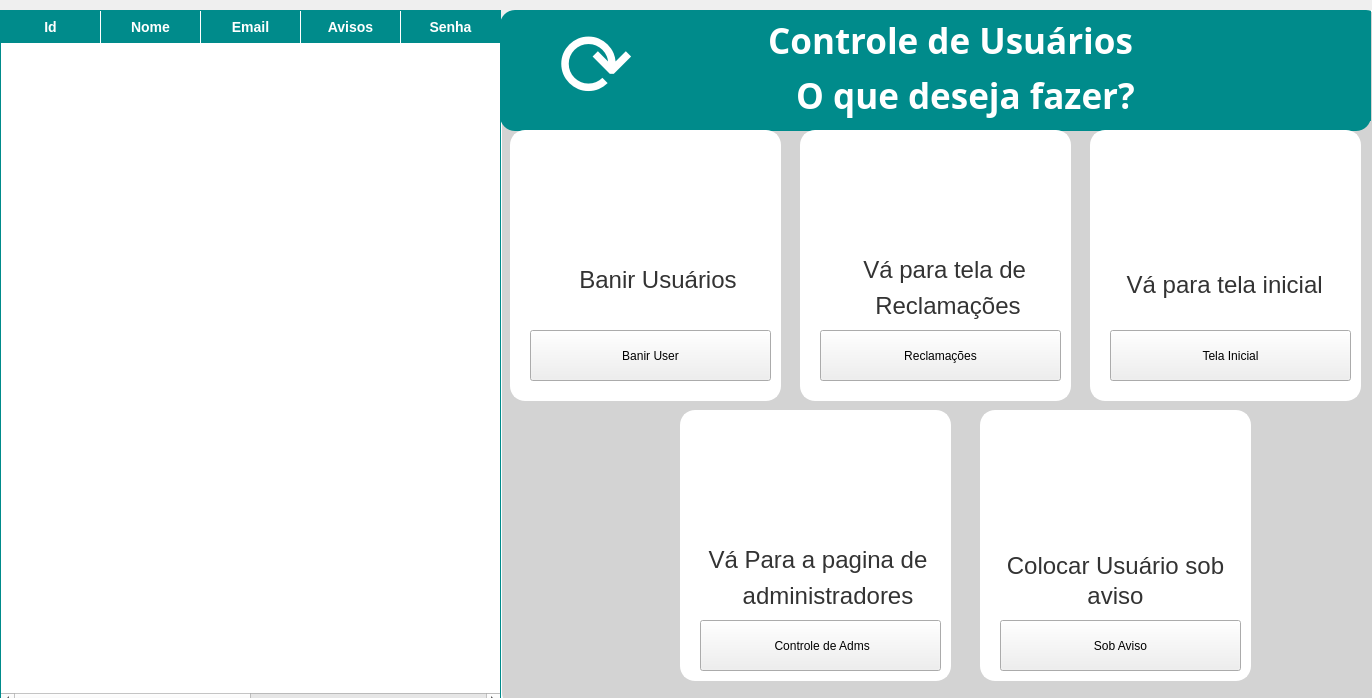
<?xml version="1.0" encoding="UTF-8"?>
<ui version="4.0">
 <class>Dialog</class>
 <widget class="QDialog" name="Dialog">
  <property name="geometry">
   <rect>
    <x>0</x>
    <y>0</y>
    <width>1372</width>
    <height>698</height>
   </rect>
  </property>
  <property name="windowTitle">
   <string>Dialog</string>
  </property>
  <widget class="QFrame" name="frame_2">
   <property name="geometry">
    <rect>
     <x>500</x>
     <y>10</y>
     <width>1366</width>
     <height>698</height>
    </rect>
   </property>
   <property name="styleSheet">
    <string notr="true">QFrame {
    background-color: #d3d3d3; /* Cinza claro */
    border: 2px solid white; /* Borda branca */
    border-radius: 15px; /* Borda arredondada */
}
</string>
   </property>
   <property name="frameShape">
    <enum>QFrame::StyledPanel</enum>
   </property>
   <property name="frameShadow">
    <enum>QFrame::Raised</enum>
   </property>
   <widget class="QFrame" name="frame_3">
    <property name="geometry">
     <rect>
      <x>0</x>
      <y>0</y>
      <width>871</width>
      <height>121</height>
     </rect>
    </property>
    <property name="styleSheet">
     <string notr="true">QFrame {
    background-color: #008b8b; /* Cerceta escura */
    border: none;
    border-radius: 15px;
}
</string>
    </property>
    <property name="frameShape">
     <enum>QFrame::StyledPanel</enum>
    </property>
    <property name="frameShadow">
     <enum>QFrame::Raised</enum>
    </property>
    <widget class="QLabel" name="label">
     <property name="geometry">
      <rect>
       <x>20</x>
       <y>0</y>
       <width>861</width>
       <height>61</height>
      </rect>
     </property>
     <property name="font">
      <font>
       <family>BusinessGrowth</family>
       <pointsize>-1</pointsize>
       <weight>75</weight>
       <bold>true</bold>
      </font>
     </property>
     <property name="styleSheet">
      <string notr="true">QLabel {
    font-size: 35px; /* Tamanho maior para maior presença */
    font-family: BusinessGrowth; /* Fonte forte e comercial */
    font-weight: bold; /* Negrito */
    color: white; /* Cor do texto */
}
</string>
     </property>
     <property name="text">
      <string>Controle de Usuários</string>
     </property>
     <property name="alignment">
      <set>Qt::AlignCenter</set>
     </property>
    </widget>
    <widget class="QLabel" name="label_2">
     <property name="geometry">
      <rect>
       <x>30</x>
       <y>60</y>
       <width>871</width>
       <height>51</height>
      </rect>
     </property>
     <property name="font">
      <font>
       <family>Tahoma,sans-serif</family>
       <pointsize>-1</pointsize>
       <weight>50</weight>
       <bold>false</bold>
      </font>
     </property>
     <property name="styleSheet">
      <string notr="true">QLabel {
    font-size: 26px; 
    font-family: 'Tahoma', sans-serif; 
    font-weight: normal; 
    color: white;
}

</string>
     </property>
     <property name="text">
      <string>&lt;html&gt;&lt;head/&gt;&lt;body&gt;&lt;p align=&quot;center&quot;&gt;&lt;span style=&quot; font-size:26pt; font-weight:600;&quot;&gt;O que deseja fazer?&lt;/span&gt;&lt;/p&gt;&lt;/body&gt;&lt;/html&gt;</string>
     </property>
    </widget>
    <widget class="QPushButton" name="btn_atualizar">
     <property name="geometry">
      <rect>
       <x>50</x>
       <y>10</y>
       <width>91</width>
       <height>91</height>
      </rect>
     </property>
     <property name="cursor">
      <cursorShape>PointingHandCursor</cursorShape>
     </property>
     <property name="styleSheet">
      <string notr="true">QPushButton {
    background-color: transparent;
    color: #FFFFFF; /* Define o texto em branco */
    border-radius: 8px;
    font-family: 'Baloo Tammudu 2';
    font-size: 90px;
}

QPushButton:pressed {
    background-color: #008b8b;
    color: #FFFFFF; /* Define o texto em branco mesmo ao pressionar */
}

</string>
     </property>
     <property name="text">
      <string>⟳</string>
     </property>
    </widget>
   </widget>
   <widget class="QFrame" name="frame_4">
    <property name="geometry">
     <rect>
      <x>10</x>
      <y>120</y>
      <width>271</width>
      <height>271</height>
     </rect>
    </property>
    <property name="styleSheet">
     <string notr="true">QFrame {
    background-color: #ffffff; /* Fundo branco */
    border: 2px solid white; /* Borda branca */
    border-radius: 15px; /* Borda arredondada */
}
</string>
    </property>
    <property name="frameShape">
     <enum>QFrame::StyledPanel</enum>
    </property>
    <property name="frameShadow">
     <enum>QFrame::Raised</enum>
    </property>
    <widget class="QPushButton" name="Btn_BanirUser">
     <property name="geometry">
      <rect>
       <x>20</x>
       <y>200</y>
       <width>241</width>
       <height>51</height>
      </rect>
     </property>
     <property name="cursor">
      <cursorShape>PointingHandCursor</cursorShape>
     </property>
     <property name="styleSheet">
      <string notr="true">QPushButton {
    background-color: white;
    color: #008b8b;
    border: 2px solid #008b8b;
    border-radius: 8px;
    font-family: 'Baloo Tammudu 2';
    font-size: 16px;
}

QPushButton:hover {
    background-color: #0A3D62;
    color: white;
}

QPushButton:pressed {
    background-color: #05445E; 
clique */
}
</string>
     </property>
     <property name="text">
      <string>Banir User</string>
     </property>
    </widget>
    <widget class="QLabel" name="label_11">
     <property name="geometry">
      <rect>
       <x>0</x>
       <y>120</y>
       <width>291</width>
       <height>61</height>
      </rect>
     </property>
     <property name="styleSheet">
      <string notr="true">QLabel {
    font-size: 20px; 
    font-family: 'Georgia', serif; 
    color: #333333; 
}</string>
     </property>
     <property name="text">
      <string>&lt;html&gt;&lt;head/&gt;&lt;body&gt;&lt;p align=&quot;center&quot;&gt;&lt;span style=&quot; font-size:18pt;&quot;&gt;Banir Usuários&lt;/span&gt;&lt;/p&gt;&lt;/body&gt;&lt;/html&gt;</string>
     </property>
    </widget>
    <widget class="QLabel" name="lbl_usuario">
     <property name="geometry">
      <rect>
       <x>70</x>
       <y>10</y>
       <width>131</width>
       <height>111</height>
      </rect>
     </property>
     <property name="cursor">
      <cursorShape>ArrowCursor</cursorShape>
     </property>
     <property name="text">
      <string/>
     </property>
     <property name="pixmap">
      <pixmap>../Front2/icone/Icone (4).png</pixmap>
     </property>
     <property name="scaledContents">
      <bool>true</bool>
     </property>
    </widget>
   </widget>
   <widget class="QFrame" name="frame_6">
    <property name="geometry">
     <rect>
      <x>300</x>
      <y>120</y>
      <width>271</width>
      <height>271</height>
     </rect>
    </property>
    <property name="styleSheet">
     <string notr="true">QFrame {
    background-color: #ffffff; /* Fundo branco */
    border: 2px solid white; /* Borda branca */
    border-radius: 15px; /* Borda arredondada */
}
</string>
    </property>
    <property name="frameShape">
     <enum>QFrame::StyledPanel</enum>
    </property>
    <property name="frameShadow">
     <enum>QFrame::Raised</enum>
    </property>
    <widget class="QPushButton" name="Btn_irparaRec">
     <property name="geometry">
      <rect>
       <x>20</x>
       <y>200</y>
       <width>241</width>
       <height>51</height>
      </rect>
     </property>
     <property name="cursor">
      <cursorShape>PointingHandCursor</cursorShape>
     </property>
     <property name="styleSheet">
      <string notr="true">QPushButton {
    background-color: white;
    color: #008b8b;
    border: 2px solid #008b8b;
    border-radius: 8px;
    font-family: 'Baloo Tammudu 2';
    font-size: 16px;
}

QPushButton:hover {
    background-color: #0A3D62;
    color: white;
}

QPushButton:pressed {
    background-color: #05445E; 
clique */
}</string>
     </property>
     <property name="text">
      <string>Reclamações</string>
     </property>
    </widget>
    <widget class="QLabel" name="label_12">
     <property name="geometry">
      <rect>
       <x>0</x>
       <y>120</y>
       <width>291</width>
       <height>41</height>
      </rect>
     </property>
     <property name="styleSheet">
      <string notr="true">QLabel {
    font-size: 20px; 
    font-family: 'Georgia', serif; 
    color: #333333; 
}</string>
     </property>
     <property name="text">
      <string>&lt;html&gt;&lt;head/&gt;&lt;body&gt;&lt;p align=&quot;center&quot;&gt;&lt;span style=&quot; font-size:18pt;&quot;&gt;Vá para tela de &lt;/span&gt;&lt;/p&gt;&lt;/body&gt;&lt;/html&gt;</string>
     </property>
    </widget>
    <widget class="QLabel" name="label_13">
     <property name="geometry">
      <rect>
       <x>0</x>
       <y>160</y>
       <width>291</width>
       <height>31</height>
      </rect>
     </property>
     <property name="styleSheet">
      <string notr="true">QLabel {
    font-size: 20px; 
    font-family: 'Georgia', serif; 
    color: #333333; 
}</string>
     </property>
     <property name="text">
      <string>&lt;html&gt;&lt;head/&gt;&lt;body&gt;&lt;p align=&quot;center&quot;&gt;&lt;span style=&quot; font-size:18pt;&quot;&gt;Reclamações&lt;/span&gt;&lt;/p&gt;&lt;/body&gt;&lt;/html&gt;</string>
     </property>
    </widget>
    <widget class="QLabel" name="lbl_reclamacoes">
     <property name="geometry">
      <rect>
       <x>80</x>
       <y>10</y>
       <width>121</width>
       <height>111</height>
      </rect>
     </property>
     <property name="text">
      <string/>
     </property>
     <property name="pixmap">
      <pixmap>../Front2/icone/Icone (5).png</pixmap>
     </property>
     <property name="scaledContents">
      <bool>true</bool>
     </property>
    </widget>
   </widget>
   <widget class="QFrame" name="frame_8">
    <property name="geometry">
     <rect>
      <x>590</x>
      <y>120</y>
      <width>271</width>
      <height>271</height>
     </rect>
    </property>
    <property name="styleSheet">
     <string notr="true">QFrame {
    background-color: #ffffff; /* Fundo branco */
    border: 2px solid white; /* Borda branca */
    border-radius: 15px; /* Borda arredondada */
}
</string>
    </property>
    <property name="frameShape">
     <enum>QFrame::StyledPanel</enum>
    </property>
    <property name="frameShadow">
     <enum>QFrame::Raised</enum>
    </property>
    <widget class="QLabel" name="label_6">
     <property name="geometry">
      <rect>
       <x>60</x>
       <y>30</y>
       <width>71</width>
       <height>61</height>
      </rect>
     </property>
     <property name="text">
      <string/>
     </property>
     <property name="pixmap">
      <pixmap>../../../25694.png</pixmap>
     </property>
     <property name="scaledContents">
      <bool>true</bool>
     </property>
    </widget>
    <widget class="QPushButton" name="Btn_irparatelainicial2">
     <property name="geometry">
      <rect>
       <x>20</x>
       <y>200</y>
       <width>241</width>
       <height>51</height>
      </rect>
     </property>
     <property name="cursor">
      <cursorShape>PointingHandCursor</cursorShape>
     </property>
     <property name="styleSheet">
      <string notr="true">QPushButton {
    background-color: white;
    color: #008b8b;
    border: 2px solid #008b8b;
    border-radius: 8px;
    font-family: 'Baloo Tammudu 2';
    font-size: 16px;
}

QPushButton:hover {
    background-color: #0A3D62;
    color: white;
}

QPushButton:pressed {
    background-color: #05445E; 
clique */
}
</string>
     </property>
     <property name="text">
      <string>Tela Inicial</string>
     </property>
    </widget>
    <widget class="QLabel" name="label_8">
     <property name="geometry">
      <rect>
       <x>0</x>
       <y>130</y>
       <width>271</width>
       <height>51</height>
      </rect>
     </property>
     <property name="styleSheet">
      <string notr="true">QLabel {
    font-size: 20px; 
    font-family: 'Georgia', serif; 
    color: #333333; 
}
</string>
     </property>
     <property name="text">
      <string>&lt;html&gt;&lt;head/&gt;&lt;body&gt;&lt;p align=&quot;center&quot;&gt;&lt;span style=&quot; font-size:18pt;&quot;&gt;Vá para tela inicial &lt;/span&gt;&lt;/p&gt;&lt;/body&gt;&lt;/html&gt;</string>
     </property>
    </widget>
    <widget class="QLabel" name="lbl_telainicial">
     <property name="geometry">
      <rect>
       <x>70</x>
       <y>10</y>
       <width>141</width>
       <height>131</height>
      </rect>
     </property>
     <property name="text">
      <string/>
     </property>
     <property name="pixmap">
      <pixmap>../Front2/icone/Icone (3).png</pixmap>
     </property>
     <property name="scaledContents">
      <bool>true</bool>
     </property>
    </widget>
   </widget>
   <widget class="QFrame" name="frame_9">
    <property name="geometry">
     <rect>
      <x>180</x>
      <y>400</y>
      <width>271</width>
      <height>271</height>
     </rect>
    </property>
    <property name="styleSheet">
     <string notr="true">QFrame {
    background-color: #ffffff; /* Fundo branco */
    border: 2px solid white; /* Borda branca */
    border-radius: 15px; /* Borda arredondada */
}
</string>
    </property>
    <property name="frameShape">
     <enum>QFrame::StyledPanel</enum>
    </property>
    <property name="frameShadow">
     <enum>QFrame::Raised</enum>
    </property>
    <widget class="QPushButton" name="Btn_IrparaAdms">
     <property name="geometry">
      <rect>
       <x>20</x>
       <y>210</y>
       <width>241</width>
       <height>51</height>
      </rect>
     </property>
     <property name="cursor">
      <cursorShape>PointingHandCursor</cursorShape>
     </property>
     <property name="styleSheet">
      <string notr="true">QPushButton {
    background-color: white;
    color: #008b8b;
    border: 2px solid #008b8b;
    border-radius: 8px;
    font-family: 'Baloo Tammudu 2';
    font-size: 16px;
}

QPushButton:hover {
    background-color: #0A3D62;
    color: white;
}

QPushButton:pressed {
    background-color: #05445E; 
clique */
}
</string>
     </property>
     <property name="text">
      <string> Controle de Adms</string>
     </property>
    </widget>
    <widget class="QLabel" name="label_9">
     <property name="geometry">
      <rect>
       <x>0</x>
       <y>130</y>
       <width>271</width>
       <height>41</height>
      </rect>
     </property>
     <property name="styleSheet">
      <string notr="true">QLabel {
    font-size: 20px; 
    font-family: 'Georgia', serif; 
    color: #333333; 
}</string>
     </property>
     <property name="text">
      <string>&lt;html&gt;&lt;head/&gt;&lt;body&gt;&lt;p align=&quot;center&quot;&gt;&lt;span style=&quot; font-size:18pt;&quot;&gt;Vá Para a pagina de&lt;/span&gt;&lt;/p&gt;&lt;/body&gt;&lt;/html&gt;</string>
     </property>
    </widget>
    <widget class="QLabel" name="label_10">
     <property name="geometry">
      <rect>
       <x>10</x>
       <y>170</y>
       <width>271</width>
       <height>31</height>
      </rect>
     </property>
     <property name="styleSheet">
      <string notr="true">QLabel {
    font-size: 20px; 
    font-family: 'Georgia', serif; 
    color: #333333; 
}</string>
     </property>
     <property name="text">
      <string>&lt;html&gt;&lt;head/&gt;&lt;body&gt;&lt;p align=&quot;center&quot;&gt;&lt;span style=&quot; font-size:18pt;&quot;&gt;administradores&lt;/span&gt;&lt;/p&gt;&lt;/body&gt;&lt;/html&gt;</string>
     </property>
    </widget>
    <widget class="QLabel" name="lbl_telaadm">
     <property name="geometry">
      <rect>
       <x>80</x>
       <y>10</y>
       <width>131</width>
       <height>111</height>
      </rect>
     </property>
     <property name="text">
      <string/>
     </property>
     <property name="pixmap">
      <pixmap>../Front2/icone/Icone (6).png</pixmap>
     </property>
     <property name="scaledContents">
      <bool>true</bool>
     </property>
    </widget>
   </widget>
   <widget class="QFrame" name="frame">
    <property name="geometry">
     <rect>
      <x>480</x>
      <y>400</y>
      <width>271</width>
      <height>271</height>
     </rect>
    </property>
    <property name="styleSheet">
     <string notr="true">QFrame {
    background-color: #ffffff; /* Fundo branco */
    border: 2px solid white; /* Borda branca */
    border-radius: 15px; /* Borda arredondada */
}
</string>
    </property>
    <property name="frameShape">
     <enum>QFrame::StyledPanel</enum>
    </property>
    <property name="frameShadow">
     <enum>QFrame::Raised</enum>
    </property>
    <widget class="QLabel" name="label_16">
     <property name="geometry">
      <rect>
       <x>0</x>
       <y>140</y>
       <width>271</width>
       <height>31</height>
      </rect>
     </property>
     <property name="styleSheet">
      <string notr="true">QLabel {
    font-size: 40px; 
    font-family: 'Georgia', serif; 
    color: #333333; 
}</string>
     </property>
     <property name="text">
      <string>&lt;html&gt;&lt;head/&gt;&lt;body&gt;&lt;p&gt;&lt;span style=&quot; font-size:18pt;&quot;&gt;Colocar Usuário sob&lt;/span&gt;&lt;/p&gt;&lt;/body&gt;&lt;/html&gt;</string>
     </property>
     <property name="alignment">
      <set>Qt::AlignCenter</set>
     </property>
    </widget>
    <widget class="QLabel" name="label_17">
     <property name="geometry">
      <rect>
       <x>0</x>
       <y>170</y>
       <width>271</width>
       <height>31</height>
      </rect>
     </property>
     <property name="styleSheet">
      <string notr="true">QLabel {
    font-size: 20px; 
    font-family: 'Georgia', serif; 
    color: #333333; 
}</string>
     </property>
     <property name="text">
      <string>&lt;html&gt;&lt;head/&gt;&lt;body&gt;&lt;p&gt;&lt;span style=&quot; font-size:18pt;&quot;&gt;aviso&lt;/span&gt;&lt;/p&gt;&lt;/body&gt;&lt;/html&gt;</string>
     </property>
     <property name="alignment">
      <set>Qt::AlignCenter</set>
     </property>
    </widget>
    <widget class="QPushButton" name="Btn_Usersobaviso">
     <property name="geometry">
      <rect>
       <x>20</x>
       <y>210</y>
       <width>241</width>
       <height>51</height>
      </rect>
     </property>
     <property name="cursor">
      <cursorShape>PointingHandCursor</cursorShape>
     </property>
     <property name="styleSheet">
      <string notr="true">QPushButton {
    background-color: white;
    color: #008b8b;
    border: 2px solid #008b8b;
    border-radius: 8px;
    font-family: 'Baloo Tammudu 2';
    font-size: 16px;
}

QPushButton:hover {
    background-color: #0A3D62;
    color: white;
}

QPushButton:pressed {
    background-color: #05445E; 
clique */
}
</string>
     </property>
     <property name="text">
      <string>Sob Aviso</string>
     </property>
    </widget>
    <widget class="QLabel" name="lbl_telaadm_2">
     <property name="geometry">
      <rect>
       <x>80</x>
       <y>20</y>
       <width>131</width>
       <height>111</height>
      </rect>
     </property>
     <property name="text">
      <string/>
     </property>
     <property name="pixmap">
      <pixmap>../Front2/icone/icone (11).png</pixmap>
     </property>
     <property name="scaledContents">
      <bool>true</bool>
     </property>
    </widget>
   </widget>
  </widget>
  <widget class="QTableWidget" name="Tb_CrtlUser">
   <property name="geometry">
    <rect>
     <x>0</x>
     <y>10</y>
     <width>501</width>
     <height>698</height>
    </rect>
   </property>
   <property name="styleSheet">
    <string notr="true">QTableWidget {
    background-color: #ffffff;
    border: 1px solid #008b8b;
    border-radius: 0px;
    gridline-color: white; /* Define as linhas da grade como brancas */
    font-size: 14px;
    font-family: 'Arial', sans-serif;
    color: #333333;
}

QHeaderView::section {
    background-color: #008b8b;
    color: white;
    border: none;
    padding: 6px;
    font-size: 14px;
    font-weight: bold;
    border-radius: 0px;
    border-right: 1px solid white; /* Borda branca entre as colunas no cabeçalho */
}

QTableWidget::item {
    background-color: #ffffff;
    padding: 8px;
    border-right: 1px solid white; /* Borda branca entre colunas */
    border-bottom: 1px solid white; /* Borda branca entre linhas */
}

QTableWidget::item:hover {
    background-color: #f5faff;
    color: #333333;
    border: none;
}

QTableWidget::item:selected {
    background-color: #008b8b;
    color: white;
}

QTableCornerButton::section {
    background-color: #008b8b;
    border: none;
}

QScrollBar:vertical {
    border: none;
    background-color: #f0f8ff;
    width: 12px;
}

QScrollBar::handle:vertical {
    background-color: #008b8b;
    min-height: 20px;
    border-radius: 6px;
}

QScrollBar::handle:vertical:hover {
    background-color: #0056b3;
}

QScrollBar::add-line:vertical, QScrollBar::sub-line:vertical {
    background: none;
}

</string>
   </property>
   <property name="editTriggers">
    <set>QAbstractItemView::NoEditTriggers</set>
   </property>
   <property name="alternatingRowColors">
    <bool>true</bool>
   </property>
   <property name="sortingEnabled">
    <bool>true</bool>
   </property>
   <attribute name="horizontalHeaderMinimumSectionSize">
    <number>1</number>
   </attribute>
   <column>
    <property name="text">
     <string>Id</string>
    </property>
   </column>
   <column>
    <property name="text">
     <string>Nome</string>
    </property>
   </column>
   <column>
    <property name="text">
     <string>Email</string>
    </property>
   </column>
   <column>
    <property name="text">
     <string>Avisos</string>
    </property>
   </column>
   <column>
    <property name="text">
     <string>Senha</string>
    </property>
   </column>
   <column>
    <property name="text">
     <string>Cidade</string>
    </property>
   </column>
   <column>
    <property name="text">
     <string>Uf</string>
    </property>
   </column>
   <column>
    <property name="text">
     <string>Cpf</string>
    </property>
   </column>
  </widget>
 </widget>
 <resources/>
 <connections/>
</ui>
